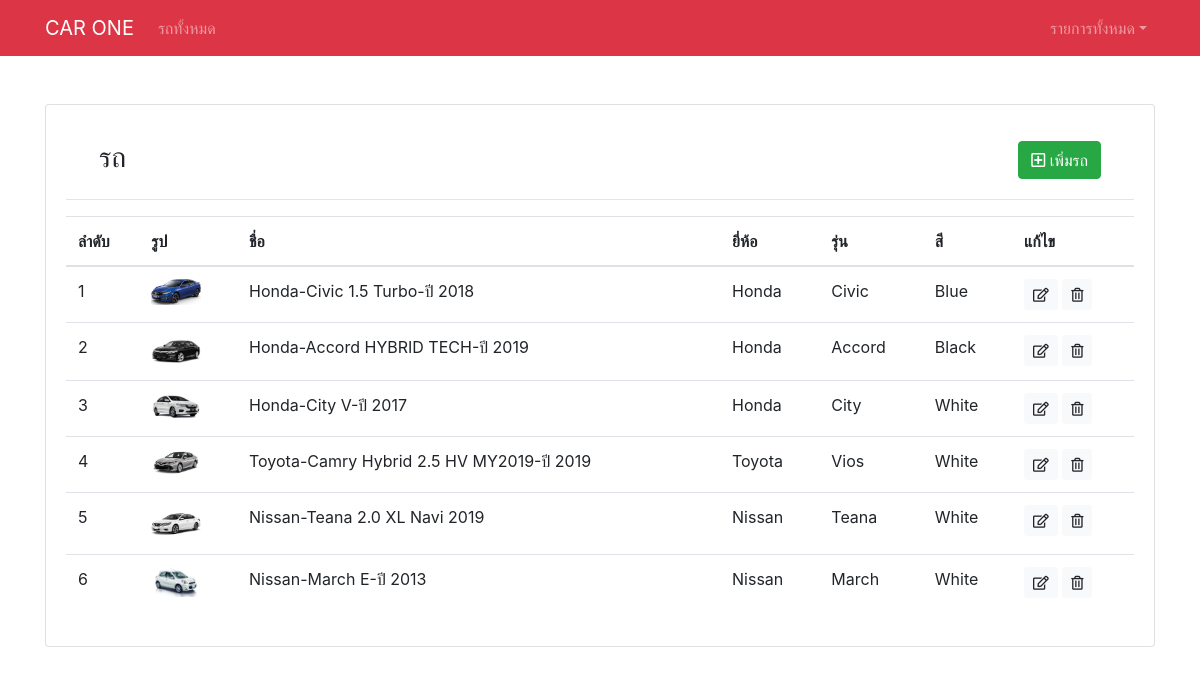
The page /car_list.php on the database its author committed.
### tables this page shows
CREATE TABLE `cars` (
  `id` int(10) NOT NULL,
  `image` varchar(200) NOT NULL,
  `name` varchar(200) NOT NULL,
  `color_id` varchar(30) NOT NULL,
  `brand_id` varchar(30) NOT NULL,
  `generation_id` varchar(30) NOT NULL,
  `price` float NOT NULL,
  `date` timestamp NOT NULL DEFAULT CURRENT_TIMESTAMP ON UPDATE CURRENT_TIMESTAMP
);

CREATE TABLE `brands` (
  `brand_id` int(10) NOT NULL,
  `brand_name` varchar(50) NOT NULL,
  `brand_date` timestamp NOT NULL DEFAULT CURRENT_TIMESTAMP ON UPDATE CURRENT_TIMESTAMP
);

CREATE TABLE `generations` (
  `generation_id` int(10) NOT NULL,
  `generation_name` varchar(50) NOT NULL,
  `generation_date` timestamp NOT NULL DEFAULT CURRENT_TIMESTAMP ON UPDATE CURRENT_TIMESTAMP
);

CREATE TABLE `colors` (
  `color_id` int(10) NOT NULL,
  `color_name` varchar(50) NOT NULL,
  `color_color` varchar(50) NOT NULL,
  `color_date` timestamp NOT NULL DEFAULT CURRENT_TIMESTAMP ON UPDATE CURRENT_TIMESTAMP
);

### connect.php (called while the page is built)
<?php
$servername = "localhost";
$username = "s6014421008";
$password = "webit60";
$db_name = "s6014421008";
$conn = mysqli_connect($servername, $username, $password, $db_name);
if (!$conn) {
    die("Connection failed: " . mysqli_connect_error());
}else{
    $count = 1;
}
?>

### car_list.php (the view)
<?php include 'header.php'; ?>
<div class="row">
    <div class="col-lg-12">
        <div class="card">
            <div class="card-body">
                <div class="row mt-3">
                    <div class="mr-auto pl-5">
                        <h3>รถ</h3>
                    </div>
                    <div class="ml-auto pr-5">
                        <a href="car_add.php" class="btn btn-success"><i class="far fa-plus-square"></i> เพิ่มรถ</a>
                    </div>
                </div>
                <hr>
                <?php
                include 'connect.php';
                $car_list = mysqli_query($conn, "SELECT * FROM cars INNER JOIN brands ON (cars.brand_id = brands.brand_name) INNER JOIN generations ON (cars.generation_id = generations.generation_name) INNER JOIN colors ON (cars.color_id = colors.color_name)");
                ?>
                <table class="table table-hover">
                    <thead>
                        <tr>
                            <th>ลำดับ</th>
                            <th>รูป</th>
                            <th>ชื่อ</th>
                            <th>ยี่ห้อ</th>
                            <th>รุ่น</th>
                            <th>สี</th>
                            <th>แก้ไข</th>
                        </tr>
                    </thead>
                    <tbody>
                    <?php
                        if(mysqli_num_rows($car_list) > 0){
                            while($cars = mysqli_fetch_assoc($car_list)){
                    ?>
                        <tr>
                            <td><?=$count++?></td>
                            <td><img src="image/<?=$cars['image']?>" alt="<?=$cars['image']?>" style="max-width:50px;"></td>
                            <td><?=$cars['name']?></td>
                            <td><?=$cars['brand_name']?></td>
                            <td><?=$cars['generation_name']?></td>
                            <td><?=$cars['color_name']?></td>
                            <td>
                                <a href="car_edit.php?id=<?=$cars['id']?>" class="btn btn-sm btn-light"><i class="far fa-edit"></i></a>
                                <a href="car_delete.php?id=<?=$cars['id']?>" class="btn btn-sm btn-light"><i class="far fa-trash-alt"></i></a>
                            </td>
                        </tr>
                    <?php
                            }
                        }else{
                    ?>
                        <tr>
                            <td colspan="7" class="text-center pt-4"><h3>ไม่มีข้อมูล</h3></td>
                        </tr>
                    <?php
                        }
                    ?>
                    </tbody>
                </table>
            </div>
        </div>
    </div>
</div>
<?php include 'footer.php'; ?>

### rows shown on the page
cars: image (picture), name "Honda-Civic 1.5 Turbo-ปี 2018", brands.brand_name "Honda", generations.generation_name "Civic", colors.color_name "Blue"
cars: image (picture), name "Honda-Accord HYBRID TECH-ปี 2019", brands.brand_name "Honda", generations.generation_name "Accord", colors.color_name "Black"
cars: image (picture), name "Honda-City V-ปี 2017", brands.brand_name "Honda", generations.generation_name "City", colors.color_name "White"
cars: image (picture), name "Toyota-Camry Hybrid 2.5 HV MY2019-ปี 2019", brands.brand_name "Toyota", generations.generation_name "Vios", colors.color_name "White"
cars: image (picture), name "Nissan-Teana 2.0 XL Navi 2019", brands.brand_name "Nissan", generations.generation_name "Teana", colors.color_name "White"
cars: image (picture), name "Nissan-March E-ปี 2013", brands.brand_name "Nissan", generations.generation_name "March", colors.color_name "White"
